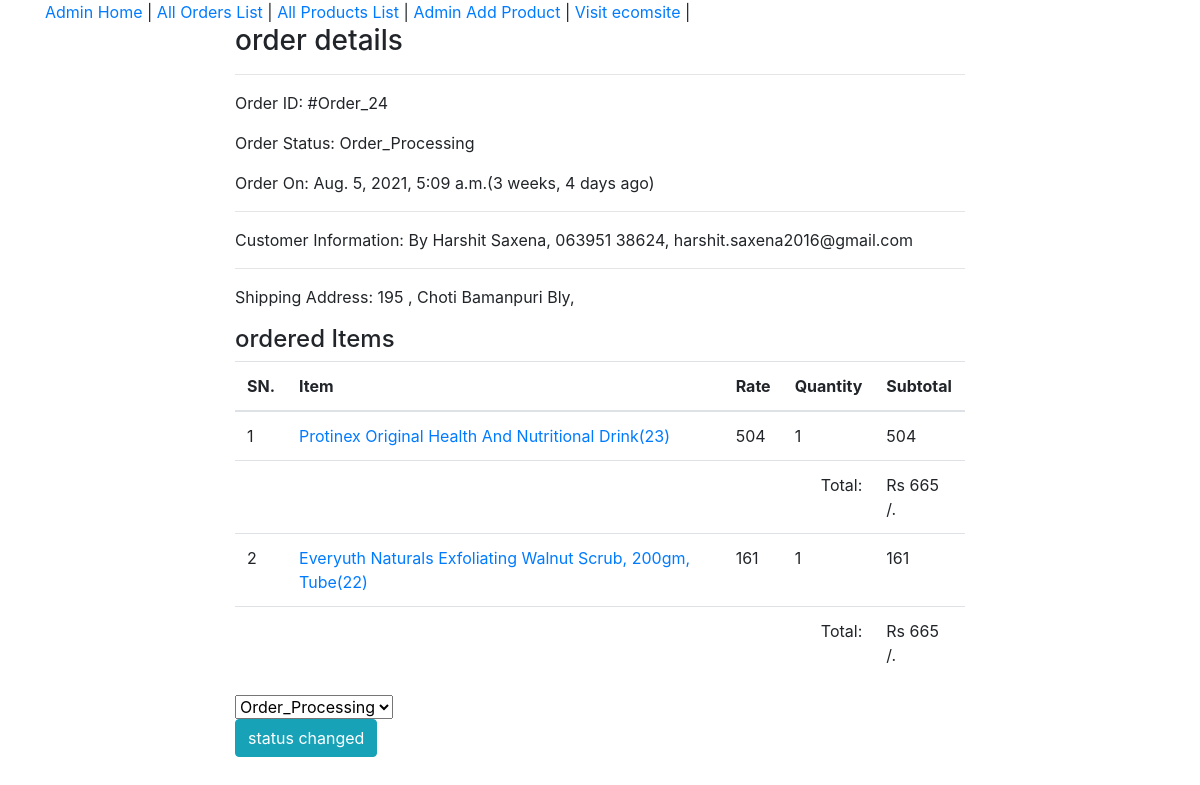
The page /admin-orderdetail/24/ (signed in) on the database its author committed.
### EShop/models.py (models this page shows, shortened)
class Order(models.Model):
    cart = models.OneToOneField(Cart, on_delete=models.CASCADE)
    ordered_by = models.CharField(max_length=200)
    shipping_address = models.CharField(max_length=200)
    mobile = models.CharField(max_length=20)
    email = models.EmailField(null=True, blank=True)
    subtotal = models.PositiveIntegerField()
    discount = models.PositiveIntegerField()
    total = models.PositiveIntegerField()
    order_status = models.CharField(max_length=100, choices=view_status)
    created_at = models.DateTimeField(auto_now_add=True)

class CartProduct(models.Model):
    cart = models.ForeignKey(Cart, on_delete=models.CASCADE)
    product = models.ForeignKey(Product, on_delete=models.CASCADE)
    rate = models.PositiveIntegerField()
    quantity = models.PositiveIntegerField()
    subtotal = models.PositiveIntegerField()

class Product(models.Model):
    title = models.CharField(max_length=200)
    slug = models.SlugField(unique=True)
    category = models.ForeignKey(Category, on_delete=models.CASCADE)
    image = models.ImageField(upload_to='product')
    marked_price = models.PositiveIntegerField()
    selling_price = models.PositiveIntegerField()
    description = models.TextField()
    warranty = models.CharField(max_length=300, null=True, blank=True)
    return_policy = models.CharField(max_length=300, null=True, blank=True)
    view_count = models.PositiveIntegerField(default=0)

### EShop/views.py (the view)
class AdminOrderDetailView(AdminRequiredMixin, DetailView):
    template_name = 'adminpages/adminorderdetail.html'
    model = Order
    context_object_name = 'obj_obj'
    def get_context_data(self, **kwargs):
        context = super().get_context_data(**kwargs)
        context['allstatus'] = view_status
        return context

### EShop/views.py (called while the page is built)
    def dispatch(self, request, *args, **kwargs):
        if request.user.is_authenticated and Admin.objects.filter(user=request.user).exists():
            pass
        else:
            return redirect("/admin-login/")
        return super().dispatch(request, *args, **kwargs)

### templates/adminpages/adminorderdetail.html (shortened to what this page needs)
{% extends 'adminpages/adminbase.html' %}
{% load humanize %}
{% block body %}
<div class="container">
    <div class="row">
        <div class="col-md-8 mx-auto">
            <h3>order details</h3>
            <hr>
            <p><span>Order ID: </span>#Order_{{obj_obj.id}}</p>
            <p><span>Order Status: </span>{{obj_obj.order_status}}</p>
            <p><span>Order On: </span>{{obj_obj.created_at}}({{obj_obj.created_at|timesince}} ago)</p>
            <hr>
            <p><span>Customer Information: </span> By {{ obj_obj.ordered_by }}, {{ obj_obj.mobile}}, {{ obj_obj.email}}
            </p>
            <hr>
            <p><span>Shipping Address: </span>{{ obj_obj.shipping_address }}</p>
            <h4>ordered Items</h4>
            <table class="table">
                <thead>
                    <tr>
                        <th>SN.</th>
                        <th>Item</th>
                        <th>Rate</th>
                        <th>Quantity</th>
                        <th>Subtotal</th>
                    </tr>
                </thead>
                <tbody>
                    {% for cp in obj_obj.cart.cartproduct_set.all %}
                    <tr>
                        <td> {{forloop.counter}} </td>
                        <td><a target="_blank" href="{% url 'EShop:productdetail' cp.product.slug %}">
                                {{cp.product.title}}({{cp.product.id}}) </a></td>
                        <td> {{cp.rate}} </td>
                        <td> {{cp.quantity}} </td>
                        <td> {{cp.subtotal}} </td>
                    </tr>
                    <tr>
                        <td colspan="4" class="text-right">Total: </td>
                        <td>Rs {{obj_obj.total|intcomma}} /.</td>
                    </tr>
                    {% endfor %}
                </tbody>
            </table>
            <form action="{% url 'EShop:adminorderstatuschange' obj_obj.pk %}" method="POST">
                <select name="status">
                    {% for i, j in allstatus %}
                    <option value="{{i}}" {% if i == obj_obj.order_status %} selected {% endif %}>{{j}} </option>
                    {% endfor %}
                </select><br>
                <button class="btn btn-info">status changed</button>
            </form>
        </div>
    </div>
</div>
{% endblock %}

### rows shown on the page
Order: id "24", order_status "Order_Processing", created_at "Aug. 5, 2021, 5:09 a.m.", created_at "3 weeks, 4 days", ordered_by "Harshit Saxena", mobile "063951 38624", email "harshit.saxena2016@gmail.com", shipping_address "195 , Choti Bamanpuri Bly,", total "665", status "Order_Processing"
CartProduct: product "Protinex Original Health And Nutritional Drink", product.id "23", rate "504", quantity "1", subtotal "504"
CartProduct: product "Everyuth Naturals Exfoliating Walnut Scrub, 200gm, Tube", product.id "22", rate "161", quantity "1", subtotal "161"
